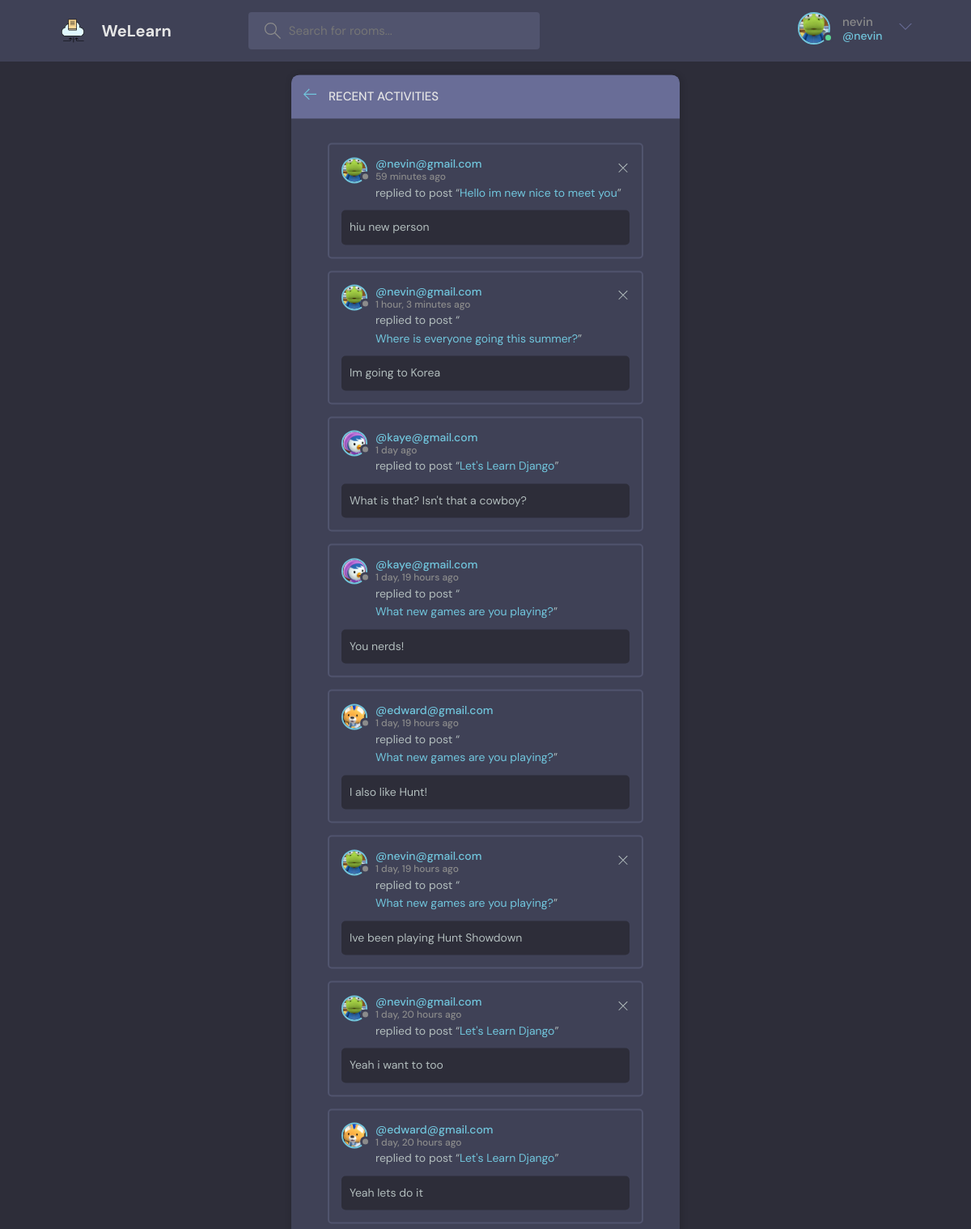
The page /activity/ (signed in) on the database its author committed.
### base/models.py (models this page shows, shortened)
class User(AbstractUser):
    name = models.CharField(max_length=200, null=True)
    email = models.EmailField(null= True, unique=True)
    bio = models.TextField(null=True)
    avatar = models.ImageField(null=True, default="avatar.svg")
    USERNAME_FIELD = 'email'
    REQUIRED_FIELDS = []

class Message(models.Model):
    user= models.ForeignKey(User, on_delete=models.CASCADE)
    room= models.ForeignKey(Room, on_delete=models.CASCADE)
    body = models.TextField()
    updated = models.DateTimeField(auto_now=True)
    created = models.DateTimeField(auto_now_add=True)
    class Meta:
        ordering = ['-updated','-created']

class Room(models.Model):
    host = models.ForeignKey(User, on_delete=models.SET_NULL, null= True)
    topic = models.ForeignKey(Topic, on_delete=models.SET_NULL, null= True)
    name = models.CharField(max_length = 200)
    description = models.TextField(null=True, blank= True)
    participants = models.ManyToManyField(User, related_name='participants', blank=True)
    updated = models.DateTimeField(auto_now=True)
    created = models.DateTimeField(auto_now_add=True)
    class Meta:
        ordering = ['-updated','-created']

### base/views.py (the view)
# urls.py: path('activity/', views.activityPage, name="activity"),
def activityPage(request):
    room_messages = Message.objects.all()
    return render(request, 'base/activity.html', {'room_messages':room_messages})

### base/templates/base/activity.html
{% extends 'main.html' %}
{% block content %}
    <main class="layout">
      <div class="container">
        <div class="layout__box">
          <div class="layout__boxHeader">
            <div class="layout__boxTitle">
              <a href="{% url 'home' %}">
                <svg version="1.1" xmlns="http://www.w3.org/2000/svg" width="32" height="32" viewBox="0 0 32 32">
                  <title>arrow-left</title>
                  <path
                    d="M13.723 2.286l-13.723 13.714 13.719 13.714 1.616-1.611-10.96-10.96h27.625v-2.286h-27.625l10.965-10.965-1.616-1.607z"
                  ></path>
                </svg>
              </a>
              <h3>Recent Activities</h3>
            </div>
          </div>
          <div class="activities-page layout__body">
            {% for message in room_messages %}
            <div class="activities__box">
              <div class="activities__boxHeader roomListRoom__header">
                <a href="{%url 'user-profile' message.user.id %}" class="roomListRoom__author">
                  <div class="avatar avatar--small">
                    <img src="{{message.user.avatar.url}}" />
                  </div>
                  <p>
                    @{{message.user}}
                    <span>{{message.created|timesince}} ago</span>
                  </p>
                </a>
                {% if request.user == message.user %}
                <div class="roomListRoom__actions">
                  <a href="{% url 'delete-message' message.id %}">
                    <svg version="1.1" xmlns="http://www.w3.org/2000/svg" width="32" height="32" viewBox="0 0 32 32">
                      <title>remove</title>
                      <path
                        d="M27.314 6.019l-1.333-1.333-9.98 9.981-9.981-9.981-1.333 1.333 9.981 9.981-9.981 9.98 1.333 1.333 9.981-9.98 9.98 9.98 1.333-1.333-9.98-9.98 9.98-9.981z"
                      ></path>
                    </svg>
                  </a>
                </div>
                {% endif %}
              </div>
              <div class="activities__boxContent">
                <p>replied to post “<a href="{% url 'room' message.room.id %}">{{message.room.name}}</a>”</p>
                <div class="activities__boxRoomContent">
                  {{message.body}}
                </div>
              </div>
            </div>
            {% endfor %}
          </div>
        </div>
      </div>
    </main>
  {% endblock content %}

### templates/navbar.html (shortened to what this page needs)
{% load static %}
<header class="header header--loggedIn">
    <div class="container">
      <a href="{% url 'home' %}" class="header__logo">
        <img src="{% static 'images/logos.svg' %}" />
        <h1>WeLearn</h1>
      </a>
      <form class="header__search" method="GET" action="{% url 'home' %}">
        <label>
          <input name="q" placeholder="Search for rooms..." />
        </label>
      </form>
      <nav class="header__menu">
        {% if request.user.is_authenticated %}
        <div class="header__user">
          <a href="{% url 'update-user' %}">
            <div class="avatar avatar--medium active">
              <img src="{{request.user.avatar.url}}" />
            </div>
            <p>{{request.user.username}}<span>@{{request.user.username}}</span></p>
          </a>
          <button class="dropdown-button">
            <svg version="1.1" xmlns="http://www.w3.org/2000/svg" width="32" height="32" viewBox="0 0 32 32">
              <title>chevron-down</title>
              <path d="M16 21l-13-13h-3l16 16 16-16h-3l-13 13z"></path>
            </svg>
          </button>
        </div>
        {% else %}
        <a href="{% url 'login' %}">
                <img src="{% static 'images/avatar.svg' %}" />
                <p>Login</p>
            </a>
            {% endif %}
      </nav>
    </div>
  </header>

### rows shown on the page
User: user.avatar (picture), user.username "nevin"
Message: user.avatar (picture), user "nevin@gmail.com", created "59 minutes", room.name "Hello im new nice to meet you", body "hiu new person"
Message: user.avatar (picture), user "nevin@gmail.com", created "1 hour, 3 minutes", room.name "Where is everyone going this summer?", body "Im going to Korea"
Message: user.avatar (picture), user "kaye@gmail.com", created "1 day", room.name "Let's Learn Django", body "What is that? Isn't that a cowboy?"
Message: user.avatar (picture), user "kaye@gmail.com", created "1 day, 19 hours", room.name "What new games are you playing?", body "You nerds!"
Message: user.avatar (picture), user "edward@gmail.com", created "1 day, 19 hours", room.name "What new games are you playing?", body "I also like Hunt!"
Message: user.avatar (picture), user "nevin@gmail.com", created "1 day, 19 hours", room.name "What new games are you playing?", body "Ive been playing Hunt Showdown"
Message: user.avatar (picture), user "nevin@gmail.com", created "1 day, 20 hours", room.name "Let's Learn Django", body "Yeah i want to too"
Message: user.avatar (picture), user "edward@gmail.com", created "1 day, 20 hours", room.name "Let's Learn Django", body "Yeah lets do it"
